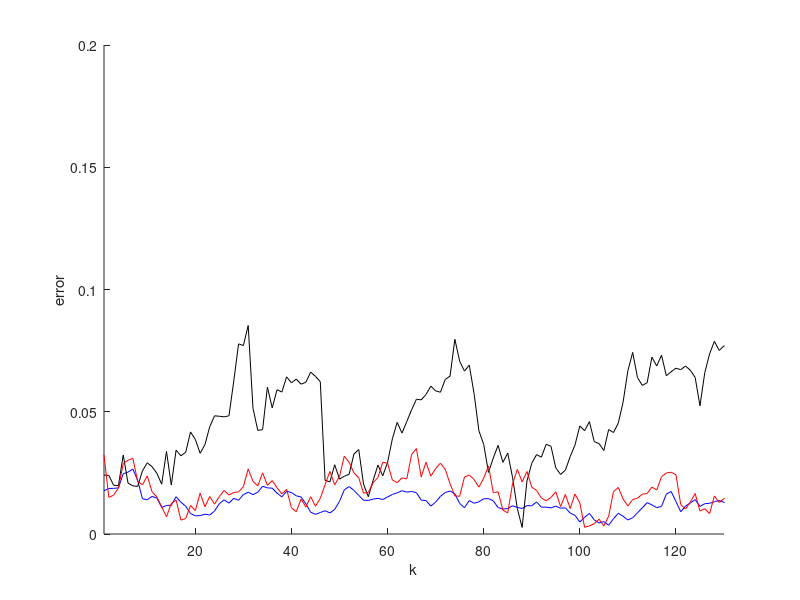
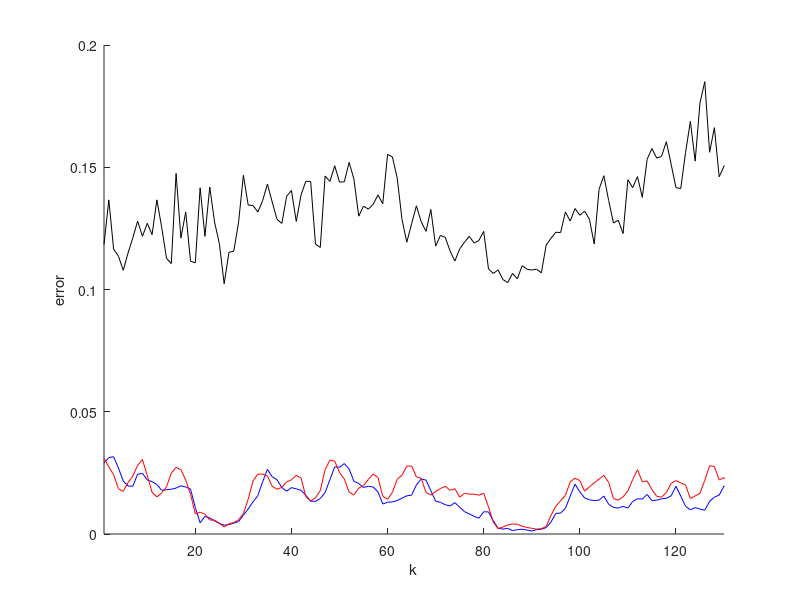
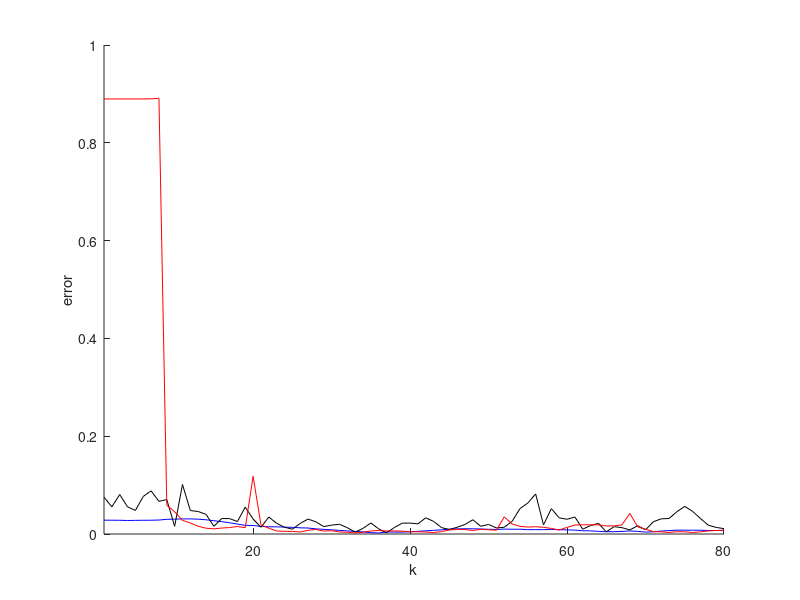
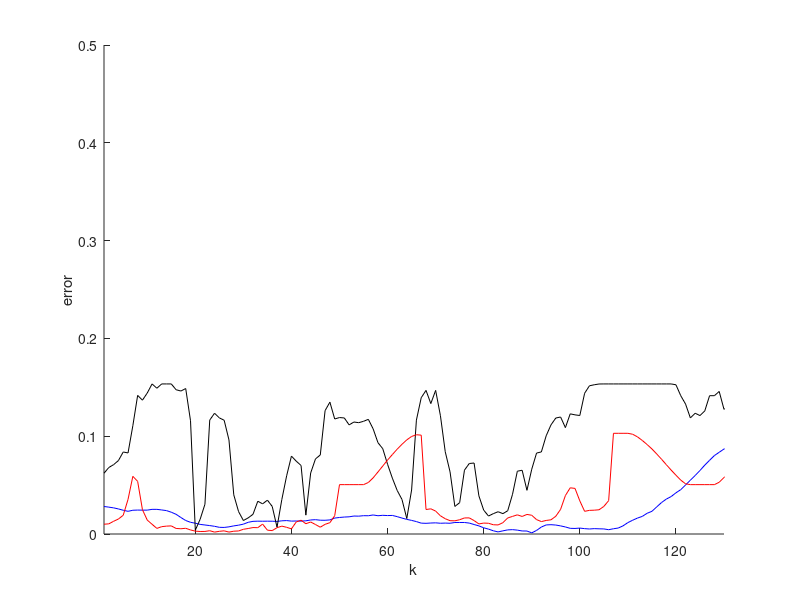

Write MATLAB code to recreate these figures, in order.
clear;
close all;
clc;
%% ---- illusion ---- %%
load('video filtering/illusion/illusion_data.mat')
figure(1);
hold on;
plot(img_err_df(30:end),'b');
plot(img_err_pf(30:end),'k');
plot(img_err_direct(30:end),'r');
xlabel('k');
ylabel('error');
xlim([1,130]);

%% ---- inverse_chekkers ---- %%
load('video filtering/inverse_chekkers/inverse_chekkers_data.mat')
figure(2);
hold on;
plot(img_err_df(30:end),'b');
plot(img_err_pf(30:end),'k');
plot(img_err_direct(30:end),'r');
xlabel('k');
ylabel('error');
xlim([1,130]);

%% ---- partially_observed_chekkers ---- %%
load('video filtering/partially_observed_chekkers/partially_observed_chekkers_data.mat')
figure(3);
hold on;
plot(img_err_df(20:end),'b');
plot(img_err_pf(20:end),'k');
plot(img_err_direct(20:end),'r');
xlabel('k');
ylabel('error');
xlim([1,80]);


%% ---- partially_observed_tree ---- %%
load('video filtering/partially_observed_tree/partial_observation_tree_data.mat')
figure(4);
hold on;
plot(img_err_df(30:end),'b');
plot(img_err_pf(30:end),'k');
plot(img_err_direct(30:end),'r');
xlabel('k');
ylabel('error');
xlim([1,130]);